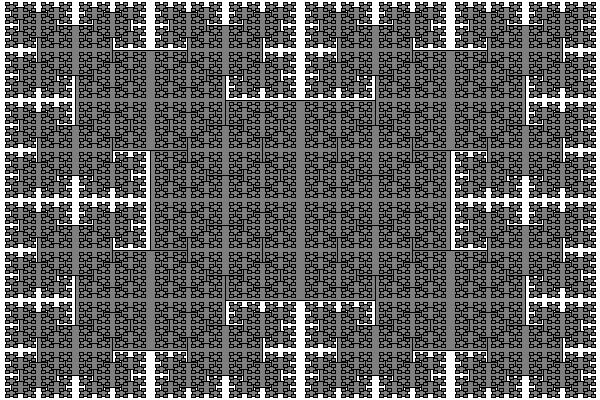
Frame 1 (no input)
Frame 60 (the mouse pressed at the canvas centre just before this capture): identical to frame 1, image omitted
Frame 120 (the mouse held since frame 60 and released just before this capture): identical to frame 1, image omitted

The Processing sketch that drew this single still picture (run headless with seeded random() and noise(); from frame 60 on, the mouse is pressed at the canvas centre):

// Processing sketch: processing_144928
// ── processing_144928.pde

// Processing Source Code for Recursion_Art.pde
// By Jim Plaxco, www.artsnova.com
// Tutorial: Recursion and Algorithmic Art Using Processing
// Tutorial URL: http://www.artsnova.com/Processing_Recursion_Tutorial.html

static final int LIMIT=6;  // size of the smallest rectangle to draw

// System Setup Function
void setup() {
  size(600,400);      // canvas/screen size
  background(255);    // canvas/screen background color, 255=white
  stroke(0);          // draw color, 0=black
  fill(126);          // fill color, 126= mid-gray
  rectMode(CENTER);   // use x,y as rectangle center
}

// System Draw Function
void draw() {
  if(frameCount==1)  Recursion_Art(width/2,height/2, width/2,height/2);
}

// Recursion_Art Function
// Input Parameters: x,y = center of rectangle
//                   w,h = width and height
// Return Value: None (void)
void Recursion_Art(int x, int y, int w, int h) {
  rect(x,y,w,h);
  if(w > LIMIT)
  { // the size of the current rectangle is larger than the LIMIT value
    Recursion_Art(x-(w/2), y-(h/2), w/2, h/2);
    Recursion_Art(x+(w/2), y-(h/2), w/2, h/2);
    Recursion_Art(x-(w/2), y+(h/2), w/2, h/2);
    Recursion_Art(x+(w/2), y+(h/2), w/2, h/2);
    }
}
